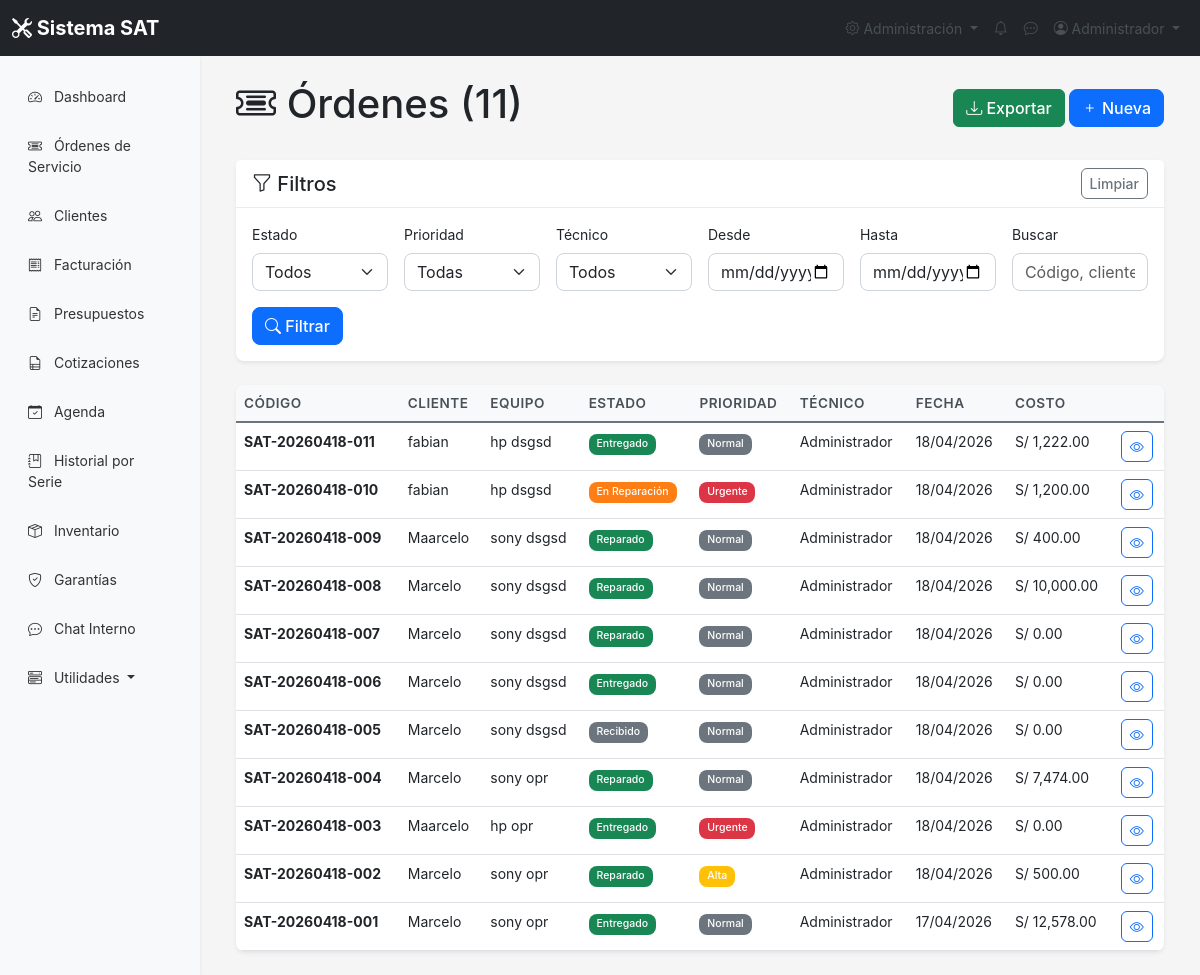
The page /ordenes/listar.php (signed in) on the database its author committed.
### tables this page shows
CREATE TABLE IF NOT EXISTS `ordenes_servicio` (
  `id` int NOT NULL AUTO_INCREMENT,
  `codigo` varchar(20) NOT NULL,
  `equipo_id` int NOT NULL,
  `tecnico_id` int DEFAULT NULL,
  `cliente_id` int NOT NULL,
  `estado` enum('recibido','en_diagnostico','en_reparacion','esperando_repuestos','reparado','entregado','cancelado') DEFAULT 'recibido',
  `prioridad` enum('baja','normal','alta','urgente') DEFAULT 'normal',
  `diagnostico` text,
  `solucion` text,
  `observaciones` text,
  `fecha_ingreso` datetime DEFAULT CURRENT_TIMESTAMP,
  `fecha_diagnostico` datetime DEFAULT NULL,
  `fecha_reparacion` datetime DEFAULT NULL,
  `fecha_entrega` datetime DEFAULT NULL,
  `tiempo_estimado` int DEFAULT NULL,
  `costo_diagnostico` decimal(10,2) DEFAULT '0.00',
  `costo_reparacion` decimal(10,2) DEFAULT '0.00',
  `costo_total` decimal(10,2) DEFAULT '0.00',
  `nota_cliente` text,
  `estado_orden` enum('abierta','cerrada','cancelada') DEFAULT 'abierta',
  `sucursal_id` int DEFAULT NULL,
  PRIMARY KEY (`id`),
  UNIQUE KEY `codigo` (`codigo`),
  KEY `equipo_id` (`equipo_id`),
  KEY `tecnico_id` (`tecnico_id`),
  KEY `cliente_id` (`cliente_id`)
);

CREATE TABLE IF NOT EXISTS `clientes` (
  `id` int NOT NULL AUTO_INCREMENT,
  `nombre` varchar(100) NOT NULL,
  `email` varchar(100) DEFAULT NULL,
  `telefono` varchar(20) NOT NULL,
  `direccion` text,
  `dni` varchar(20) DEFAULT NULL,
  `fecha_registro` timestamp NULL DEFAULT CURRENT_TIMESTAMP,
  `estado` enum('activo','inactivo') DEFAULT 'activo',
  `sucursal_id` int DEFAULT NULL,
  PRIMARY KEY (`id`)
);

CREATE TABLE IF NOT EXISTS `equipos` (
  `id` int NOT NULL AUTO_INCREMENT,
  `cliente_id` int NOT NULL,
  `marca` varchar(50) NOT NULL,
  `modelo` varchar(100) DEFAULT NULL,
  `serie` varchar(100) DEFAULT NULL,
  `tipo_equipo` enum('notebook','desktop','all-in-one','monitor','otro') DEFAULT 'notebook',
  `diagnostico_inicial` text,
  `passwordBIOS` varchar(50) DEFAULT NULL,
  `passwordSO` varchar(50) DEFAULT NULL,
  `accesorios` text,
  `estado_equipo` enum('bueno','regular','malo') DEFAULT 'regular',
  `fecha_ingreso` date DEFAULT NULL,
  `foto_equipo` varchar(255) DEFAULT NULL,
  `estado` enum('activo','retirado','dado_de_baja') DEFAULT 'activo',
  PRIMARY KEY (`id`),
  KEY `cliente_id` (`cliente_id`)
);

CREATE TABLE IF NOT EXISTS `usuarios` (
  `id` int NOT NULL AUTO_INCREMENT,
  `nombre` varchar(100) NOT NULL,
  `email` varchar(100) NOT NULL,
  `password` varchar(255) NOT NULL,
  `rol` enum('admin','tecnico','ventas') DEFAULT 'tecnico',
  `telefono` varchar(20) DEFAULT NULL,
  `fecha_creacion` timestamp NULL DEFAULT CURRENT_TIMESTAMP,
  `estado` enum('activo','inactivo') DEFAULT 'activo',
  `comision_venta` decimal(5,2) DEFAULT '10.00',
  `comision_presentismo` decimal(5,2) DEFAULT '5.00',
  `comision_especial` decimal(5,2) DEFAULT '15.00',
  `two_factor_secret` varchar(32) DEFAULT NULL,
  `two_factor_enabled` tinyint(1) DEFAULT '0',
  PRIMARY KEY (`id`),
  UNIQUE KEY `email` (`email`)
);

### include/filters_helper.php (called while the page is built, shortened)
<?php
function aplicar_filtros_ordenes($get) {
    $filtros = [];
    return implode('', $filtros);
}
function generar_url_filtros($get, $nuevos = []) {
    return http_build_query(array_merge($get, $nuevos));
}

### include/pagination_helper.php (called while the page is built, shortened)
<?php
function paginate($total_items, $per_page = 10, $current_page = 1) {
    $current_page = max(1, (int)$current_page);
    $per_page = max(1, (int)$per_page);
    $total_items = max(0, (int)$total_items);
    $total_pages = $total_items > 0 ? ceil($total_items / $per_page) : 1;
    $current_page = min($current_page, $total_pages);
    $offset = ($current_page - 1) * $per_page;
    return [
        'current_page' => $current_page,
        'per_page' => $per_page,
        'total_items' => $total_items,
        'total_pages' => $total_pages,
        'offset' => $offset,
        'has_prev' => $current_page > 1,
        'has_next' => $current_page < $total_pages,
        'prev_page' => $current_page - 1,
        'next_page' => $current_page + 1
    ];
}

### config/config.php (called while the page is built, shortened)
<?php
function formatMoney($amount) {
    return 'S/ ' . number_format($amount, 2);
}
?>

### ordenes/listar.php (the view, shortened to what this page needs)
<?php
require_once  '../config/config.php';
require_once  '../include/filters_helper.php';
require_once  '../include/pagination_helper.php';
$get = $_GET;
$filtros = aplicar_filtros_ordenes($get);
$page = max(1, (int)($get['page'] ?? 1));
$per_page = 15;
$conn = getConnection();
$sql_total = "SELECT COUNT(*) as total FROM ordenes_servicio o
            LEFT JOIN clientes c ON o.cliente_id = c.id
            LEFT JOIN equipos e ON o.equipo_id = e.id
            WHERE 1=1$filtros";
$result_total = $conn->query($sql_total);
$total = $result_total ? $result_total->fetch_assoc()['total'] : 0;
$pagination = paginate($total, $per_page, $page);
$sql = "SELECT o.*, c.nombre as cliente_nombre, e.marca, e.modelo, u.nombre as tecnico_nombre
        FROM ordenes_servicio o
        LEFT JOIN clientes c ON o.cliente_id = c.id
        LEFT JOIN equipos e ON o.equipo_id = e.id
        LEFT JOIN usuarios u ON o.tecnico_id = u.id
        WHERE 1=1 $filtros
        ORDER BY o.fecha_ingreso DESC
        LIMIT {$pagination['per_page']} OFFSET {$pagination['offset']}";
$ordenes = $conn->query($sql);
require_once  '../include/header.php';
?>
<div class="container-fluid">
    <div class="d-flex justify-content-between align-items-center mb-4">
        <h1><i class="bi bi-ticket-detailed"></i> Órdenes (<?= $total ?>)</h1>
        <div>
            <a href="?<?= generar_url_filtros($get, ['export' => 'csv']) ?>" class="btn btn-success">
                <i class="bi bi-download"></i> Exportar
            </a>
            <a href="agregar.php" class="btn btn-primary">
                <i class="bi bi-plus"></i> Nueva
            </a>
        </div>
    </div>
    <div class="card mb-4">
        <div class="card-header">
            <div class="d-flex justify-content-between align-items-center">
                <h5 class="mb-0"><i class="bi bi-funnel"></i> Filtros</h5>
                <a href="?" class="btn btn-sm btn-outline-secondary">Limpiar</a>
            </div>
        </div>
        <div class="card-body">
            <form method="GET" class="row g-3">
                <div class="col-md-2">
                    <label class="form-label">Estado</label>
                    <select name="estado" class="form-select">
                        <option value="">Todos</option>
                    </select>
                </div>
                <div class="col-md-2">
                    <label class="form-label">Prioridad</label>
                    <select name="prioridad" class="form-select">
                        <option value="">Todas</option>
                    </select>
                </div>
                <div class="col-md-2">
                    <label class="form-label">Técnico</label>
                    <select name="tecnico_id" class="form-select">
                        <option value="">Todos</option>
                    </select>
                </div>
                <div class="col-md-2">
                    <label class="form-label">Desde</label>
                    <input type="date" name="fecha_inicio" class="form-control" value="<?= $get['fecha_inicio'] ?? '' ?>">
                </div>
                <div class="col-md-2">
                    <label class="form-label">Hasta</label>
                    <input type="date" name="fecha_fin" class="form-control" value="<?= $get['fecha_fin'] ?? '' ?>">
                </div>
                <div class="col-md-2">
                    <label class="form-label">Buscar</label>
                    <input type="text" name="search" class="form-control" placeholder="Código, cliente..." value="<?= htmlspecialchars($get['search'] ?? '') ?>">
                </div>
                <div class="col-12">
                    <button type="submit" class="btn btn-primary">
                        <i class="bi bi-search"></i> Filtrar
                    </button>
                </div>
            </form>
        </div>
    </div>
    <div class="card">
        <div class="card-body p-0">
            <div class="table-responsive">
                <table class="table table-hover mb-0">
                    <thead>
                        <tr>
                            <th>Código</th>
                            <th>Cliente</th>
                            <th>Equipo</th>
                            <th>Estado</th>
                            <th>Prioridad</th>
                            <th>Técnico</th>
                            <th>Fecha</th>
                            <th>Costo</th>
                            <th></th>
                        </tr>
                    </thead>
                    <tbody>
                        <?php while ($o = $ordenes->fetch_assoc()): ?>
                        <tr>
                            <td><strong><?= $o['codigo'] ?></strong></td>
                            <td><?= htmlspecialchars($o['cliente_nombre']) ?></td>
                            <td><?= htmlspecialchars($o['marca'] . ' ' . $o['modelo']) ?></td>
                            <td><span class="badge" style="background-color: <?= COLORES_ESTADO[$o['estado']] ?? '#6c757d' ?>"><?= ESTADOS_ORDEN[$o['estado']] ?? $o['estado'] ?></span></td>
                            <td><span class="badge bg-<?= $o['prioridad'] === 'urgente' ? 'danger' : ($o['prioridad'] === 'alta' ? 'warning' : 'secondary') ?>"><?= ucfirst($o['prioridad']) ?></span></td>
                            <td><?= htmlspecialchars($o['tecnico_nombre'] ?? '-') ?></td>
                            <td><?= date('d/m/Y', strtotime($o['fecha_ingreso'])) ?></td>
                            <td><?= formatMoney($o['costo_total']) ?></td>
                            <td>
                                <a href="ver.php?id=<?= $o['id'] ?>" class="btn btn-sm btn-outline-primary"><i class="bi bi-eye"></i></a>
                            </td>
                        </tr>
                        <?php endwhile; ?>
                    </tbody>
                </table>
            </div>
        </div>
    </div>
</div>
<?php require_once  '../include/footer.php'; ?>

### css/styles.css (style rules this page uses)
:root { --primary: #0d6efd; --secondary: #6c757d; --success: #198754; --danger: #dc3545; --warning: #ffc107; --info: #0dcaf0; --light: #f8f9fa; --dark: #212529; }
body { font-family: -apple-system, BlinkMacSystemFont, 'Segoe UI', Roboto, 'Helvetica Neue', Arial, sans-serif; font-size: 14px; background-color: #f5f5f5; }
.card { border: none; box-shadow: 0 0.125rem 0.25rem rgba(0, 0, 0, 0.075); border-radius: 0.5rem; }
.card-header { background-color: white; border-bottom: 1px solid #e9ecef; font-weight: 600; }
.table th { font-weight: 600; color: #495057; background-color: #f8f9fa; }
.badge { padding: 0.35em 0.65em; font-weight: 500; }
.btn { border-radius: 0.375rem; font-weight: 500; }
.form-control, .form-select { border-radius: 0.375rem; border: 1px solid #ced4da; }
.btn-primary { background-color: var(--primary); border-color: var(--primary); }

### css/improved.css (style rules this page uses)
:root { --sat-primary: #0d6efd; --sat-secondary: #6c757d; --sat-success: #198754; --sat-danger: #dc3545; --sat-warning: #ffc107; --sat-info: #0dcaf0; --sat-light: #f8f9fa; --sat-dark: #212529; --sat-border-radius: 8px; --sat-shadow: 0 0.125rem 0.25rem rgba(0, 0, 0, 0.075); --sat-transition: all 0.3s ease; }
.btn-primary { border-radius: var(--sat-border-radius); transition: var(--sat-transition); }
.form-control, .form-select { border-radius: var(--sat-border-radius); transition: var(--sat-transition); }
.table { border-radius: var(--sat-border-radius); overflow: hidden; }
.table thead th { background: var(--sat-light); border-bottom: 2px solid var(--sat-secondary); font-weight: 600; text-transform: uppercase; font-size: 0.85rem; letter-spacing: 0.5px; }
.badge { padding: 0.5em 0.75em; border-radius: var(--sat-border-radius); font-weight: 500; }

### rows shown on the page
ordenes_servicio: codigo "SAT-20260418-011", cliente.nombre "fabian", equipo.modelo "hp dsgsd", estado "Entregado", prioridad "Normal", usuarios.nombre "Administrador", fecha_ingreso "18/04/2026", costo_total "S/ 1,222.00"
ordenes_servicio: codigo "SAT-20260418-010", cliente.nombre "fabian", equipo.modelo "hp dsgsd", estado "En Reparación", prioridad "Urgente", usuarios.nombre "Administrador", fecha_ingreso "18/04/2026", costo_total "S/ 1,200.00"
ordenes_servicio: codigo "SAT-20260418-009", cliente.nombre "Maarcelo", equipo.modelo "sony dsgsd", estado "Reparado", prioridad "Normal", usuarios.nombre "Administrador", fecha_ingreso "18/04/2026", costo_total "S/ 400.00"
ordenes_servicio: codigo "SAT-20260418-008", cliente.nombre "Marcelo", equipo.modelo "sony dsgsd", estado "Reparado", prioridad "Normal", usuarios.nombre "Administrador", fecha_ingreso "18/04/2026", costo_total "S/ 10,000.00"
ordenes_servicio: codigo "SAT-20260418-007", cliente.nombre "Marcelo", equipo.modelo "sony dsgsd", estado "Reparado", prioridad "Normal", usuarios.nombre "Administrador", fecha_ingreso "18/04/2026", costo_total "S/ 0.00"
ordenes_servicio: codigo "SAT-20260418-006", cliente.nombre "Marcelo", equipo.modelo "sony dsgsd", estado "Entregado", prioridad "Normal", usuarios.nombre "Administrador", fecha_ingreso "18/04/2026", costo_total "S/ 0.00"
ordenes_servicio: codigo "SAT-20260418-005", cliente.nombre "Marcelo", equipo.modelo "sony dsgsd", estado "Recibido", prioridad "Normal", usuarios.nombre "Administrador", fecha_ingreso "18/04/2026", costo_total "S/ 0.00"
ordenes_servicio: codigo "SAT-20260418-004", cliente.nombre "Marcelo", equipo.modelo "sony opr", estado "Reparado", prioridad "Normal", usuarios.nombre "Administrador", fecha_ingreso "18/04/2026", costo_total "S/ 7,474.00"
ordenes_servicio: codigo "SAT-20260418-003", cliente.nombre "Maarcelo", equipo.modelo "hp opr", estado "Entregado", prioridad "Urgente", usuarios.nombre "Administrador", fecha_ingreso "18/04/2026", costo_total "S/ 0.00"
ordenes_servicio: codigo "SAT-20260418-002", cliente.nombre "Marcelo", equipo.modelo "sony opr", estado "Reparado", prioridad "Alta", usuarios.nombre "Administrador", fecha_ingreso "18/04/2026", costo_total "S/ 500.00"
ordenes_servicio: codigo "SAT-20260418-001", cliente.nombre "Marcelo", equipo.modelo "sony opr", estado "Entregado", prioridad "Normal", usuarios.nombre "Administrador", fecha_ingreso "17/04/2026", costo_total "S/ 12,578.00"

### other values the page prints
$_SESSION['nombre'] "Administrador"
$total "11"
